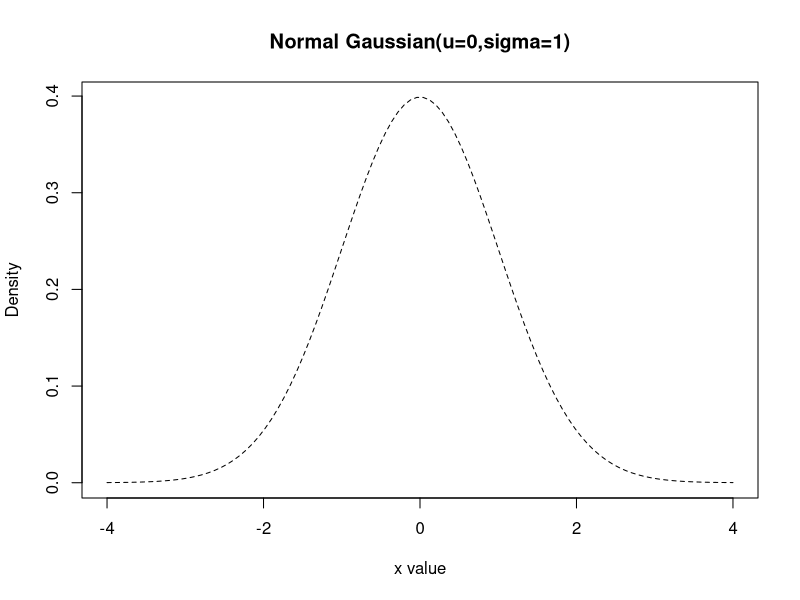
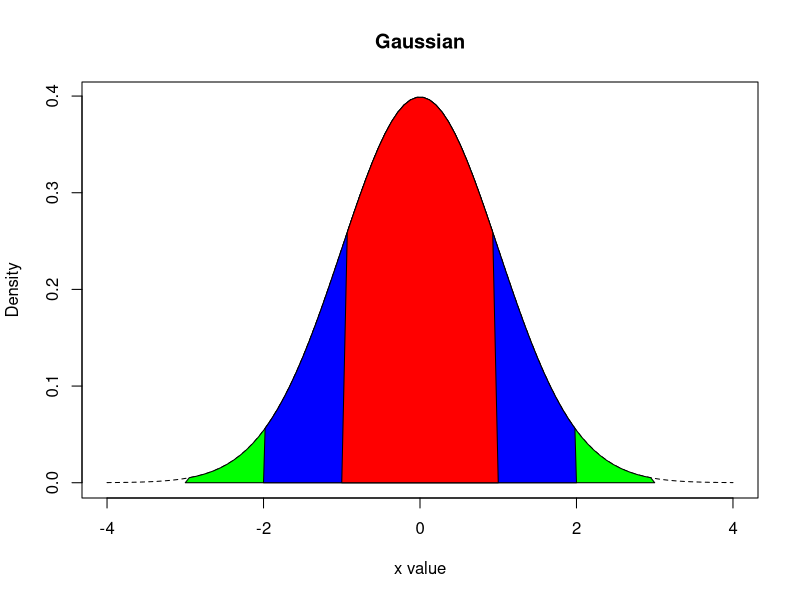
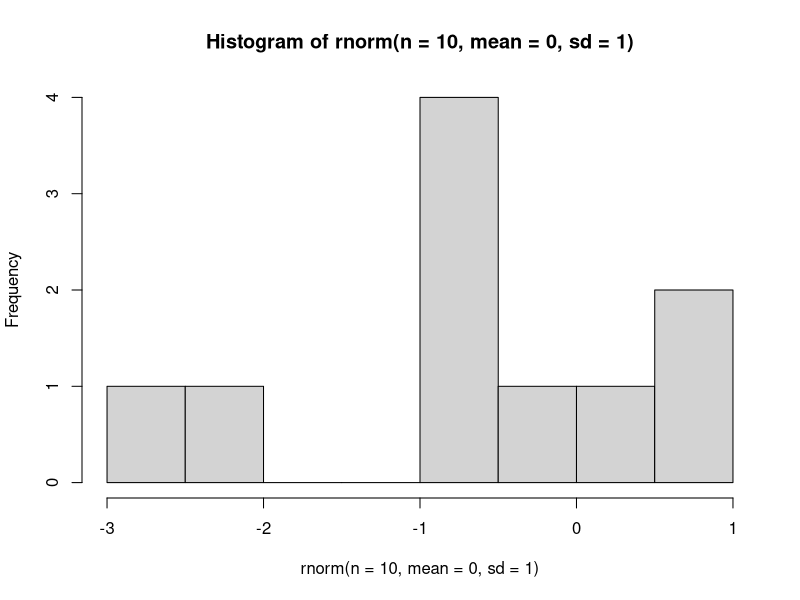
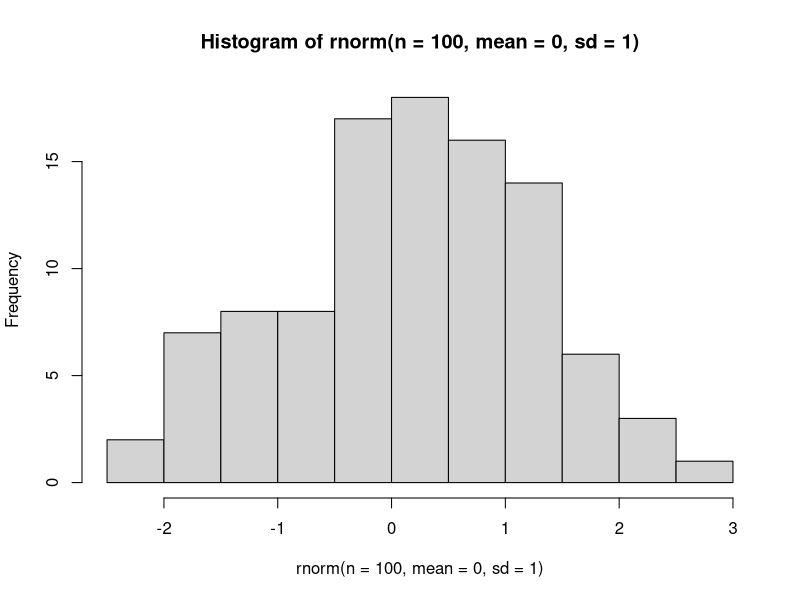
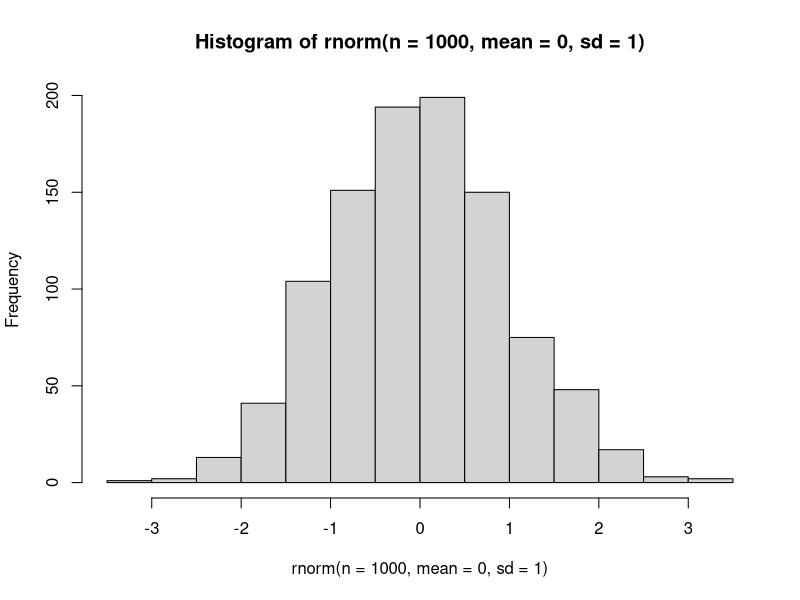
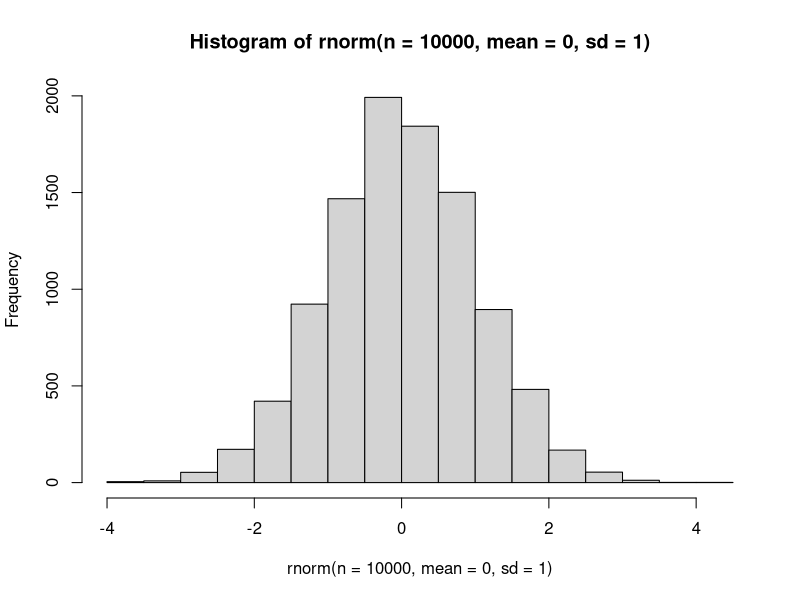
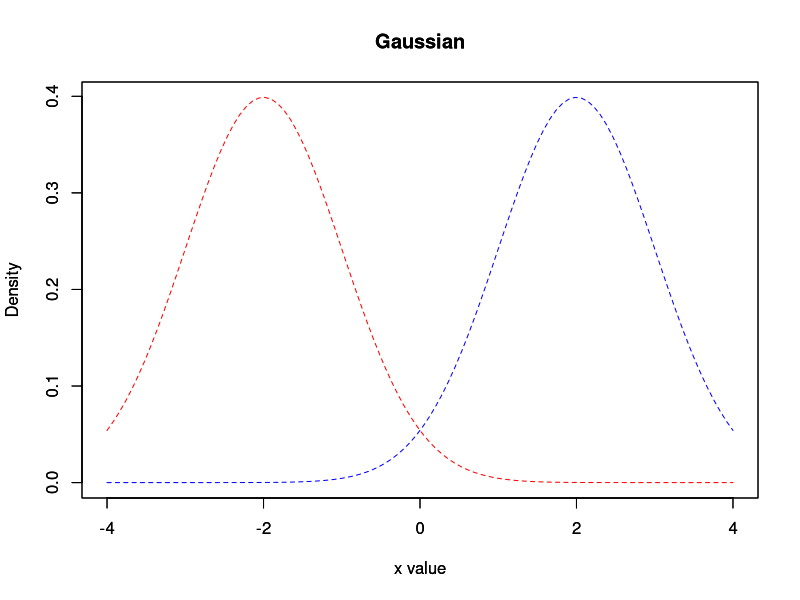
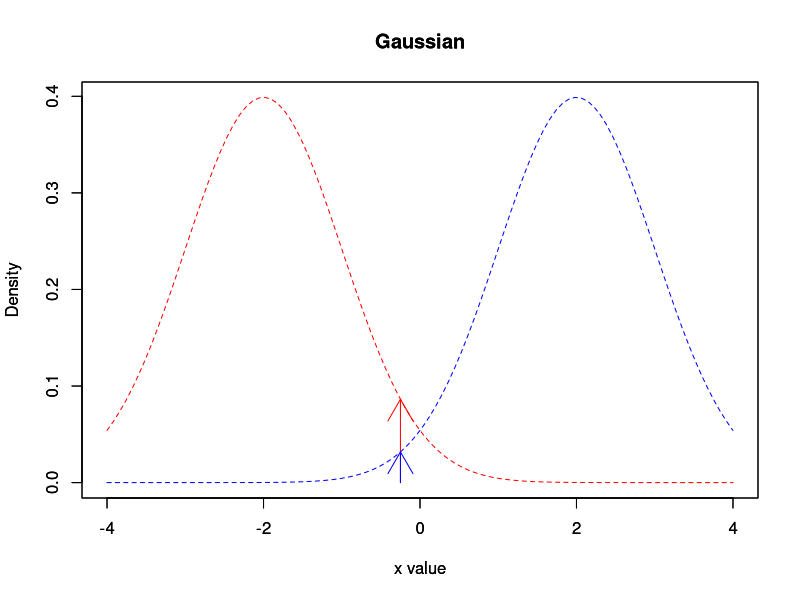

Write the R code that produced these figures, in order.
## ---- chunk 1
knitr::opts_chunk$set(echo = TRUE)
## ---- chunk 2
x <- seq(-4, 4, length=100)
hx <- dnorm(x)
plot(x, hx, type="l", lty=2, xlab="x value", ylab="Density", main="Normal Gaussian(u=0,sigma=1)")
## ---- chunk 3
plotGaussian <- function(u, sigma, color = "black"){
  x <- seq(-4, 4, length=100)
  hx <- dnorm(x, mean = u, sd = sigma)
  plot(x, hx, type="l", lty=2, xlab="x value", ylab="Density", main="Gaussian", col = color)
}
plotArea <- function(u, sigma, sigmaSize, color){
  x <- seq(-4, 4, length=100)
  hx <- dnorm(x, mean = u, sd = sigma)
  l <- -(sigma*sigmaSize)
  r <- (sigma*sigmaSize)
  i <- x >= l & x <= r
  polygon(c(l,x[i],r), c(0,hx[i],0), col=color)
}

plot.new()
plotGaussian(0,1)
plotArea(0,1,3,"green")
plotArea(0,1,2,"blue")
plotArea(0,1,1,"red")
## ---- chunk 4
hist(rnorm(n = 10, mean = 0, sd = 1))
hist(rnorm(n = 100, mean = 0, sd = 1))
hist(rnorm(n = 1000, mean = 0, sd = 1))
hist(rnorm(n = 10000, mean = 0, sd = 1))
## ---- chunk 5
plotGaussian(-2,1,"red")
par(new=TRUE)
plotGaussian(2,1, "blue")
## ---- chunk 6
plotGaussian(-2,1,"red")
arrows(-0.25,0,-0.25,dnorm(-0.25,-2,1), col = "red")
par(new=TRUE)
plotGaussian(2,1, "blue")
arrows(-0.25,0,-0.25,dnorm(-0.25,2,1), col = "blue")
## ---- chunk 7
plotGaussian(-2,1,"red")
arrows(-1,0,-1,dnorm(-1,-2,1), col = "red")
arrows(0.45,0,0.45,dnorm(0.45,-2,1), col = "red")
par(new=TRUE)
plotGaussian(2,1, "blue")
arrows(-1,0,-1,dnorm(-1,2,1), col = "blue")
arrows(0.45,0,0.45,dnorm(0.45,2,1), col = "blue")
## ---- chunk 8
plotGaussian(-1,1,"red")
arrows(-1,0,-1,dnorm(-1,-1,1), col = "red")
## ---- chunk 9
plotGaussian(-1,0.5,"red")
arrows(-1,0,-1,dnorm(-1,-1,0.5), col = "red")
## ---- chunk 10
A <- -0.25  
B <- -1
obs <- c(A,B)
r <- seq(-5,5, by = 0.1)
plot(r,sapply(r, function(x) {dnorm(A, mean = x, sd = 1)}), col = "red")
points(r,sapply(r, function(x) {dnorm(B, mean = x, sd = 1)}), col = "blue")
points(r,sapply(r, function(x) {dnorm(A, mean = x, sd = 1)*dnorm(B, mean = x, sd = 1)}))
arrows(A,0,A,dnorm(A,A,1), col = "red")
arrows(B,0,B,dnorm(B,B,1), col = "blue")
## ---- chunk 11
A <- -0.25  
B <- -1
f <- function (x) {dnorm(A, mean = x, sd = 1)*dnorm(B, mean = x, sd = 1)}
xmax <- optimize(f, c(-5, 5), tol = 0.0001, maximum = TRUE)

A <- -0.25  
B <- -1
obs <- c(A,B)
r <- seq(-5,5, by = 0.1)
plot(r,sapply(r, function(x) {dnorm(A, mean = x, sd = 1)}), col = "red")
points(r,sapply(r, function(x) {dnorm(B, mean = x, sd = 1)}), col = "blue")
points(r,sapply(r, function(x) {dnorm(A, mean = x, sd = 1)*dnorm(B, mean = x, sd = 1)}))
arrows(A,0,A,dnorm(A,A,1), col = "red")
arrows(B,0,B,dnorm(B,B,1), col = "blue")
arrows(xmax$maximum,0,xmax$maximum,xmax$objective, col = "green")
## ---- chunk 12
A <- -0.25  
B <- -1
x = seq(-2, 1, length= 20)
y = seq(-1, 2, length= 20)
f = function(x, y) { dnorm(A, mean = x, sd = y)*dnorm(B, mean = x, sd = y) }
z = outer(x, y, f)
z[is.na(z)] = 0
library(RColorBrewer)
contour(x,y,z,col=rev(brewer.pal(11, "RdYlBu")), nlevels = 11)
abline(h=1, lty=2)
points(xmax$maximum, 1)
## ---- chunk 13
A <- -0.25  
B <- -1
f = function(x) { dnorm(A, mean = x[1], sd = x[2])*dnorm(B, mean = x[1], sd = x[2]) }
max = optim( c(xmax$maximum,1), f ,control=list(fnscale=-1))

contour(x,y,z,col=rev(brewer.pal(11, "RdYlBu")), nlevels = 11)
abline(h=max$par[2], v = max$par[1], lty=2)
## ---- chunk 14
A <- -0.25  
B <- -1
AB <- A * B
samples <- rnorm(100000, mean = max$par[1], sd = max$par[2])/max$par[2]*rnorm(100000, mean = max$par[1], sd = max$par[2])/max$par[2]
hist(samples, freq = FALSE, breaks = 50)
abline(v = AB / max$par[2], lty=2)
